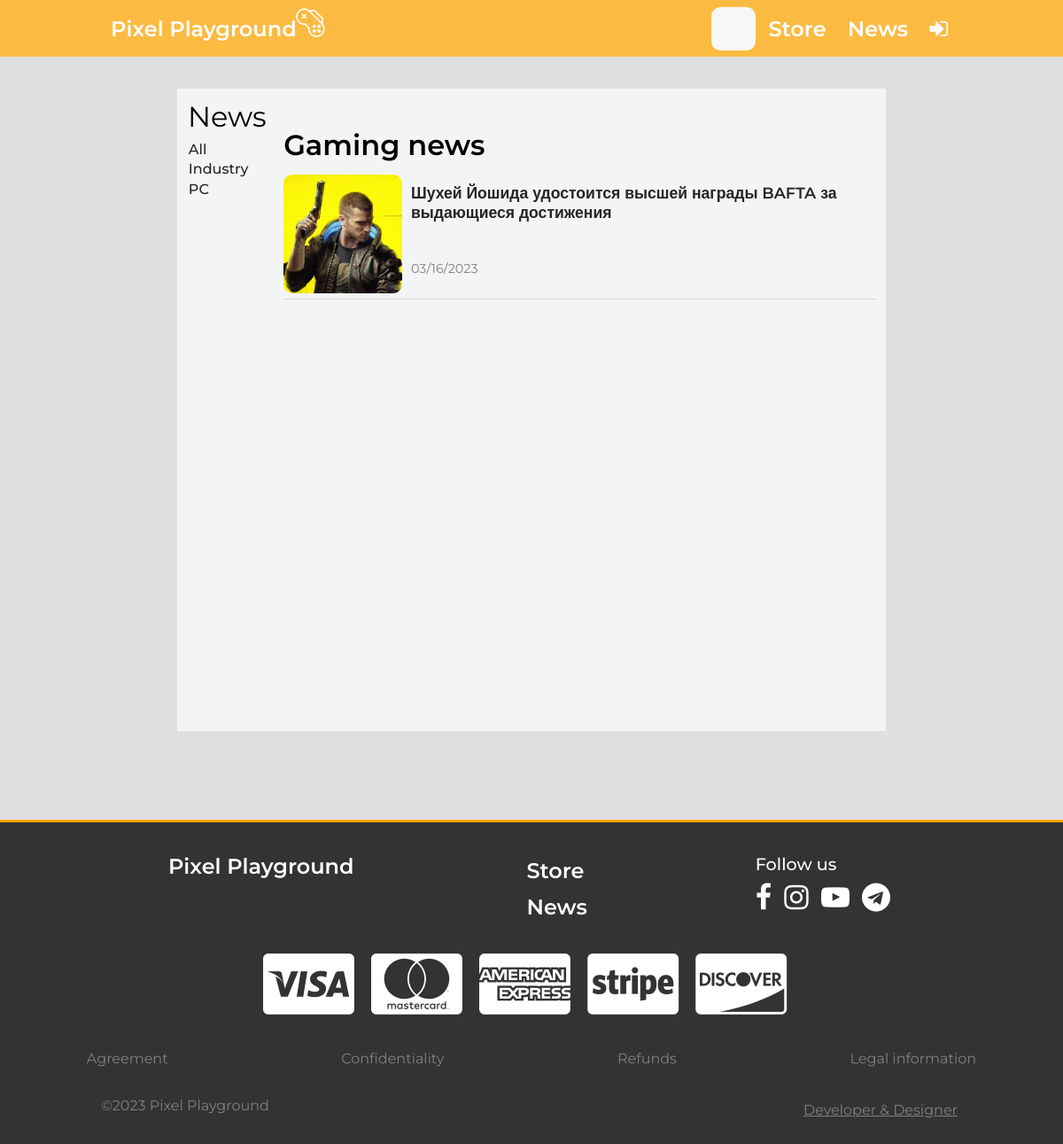
Page /news/industry/ on the earlier database version.
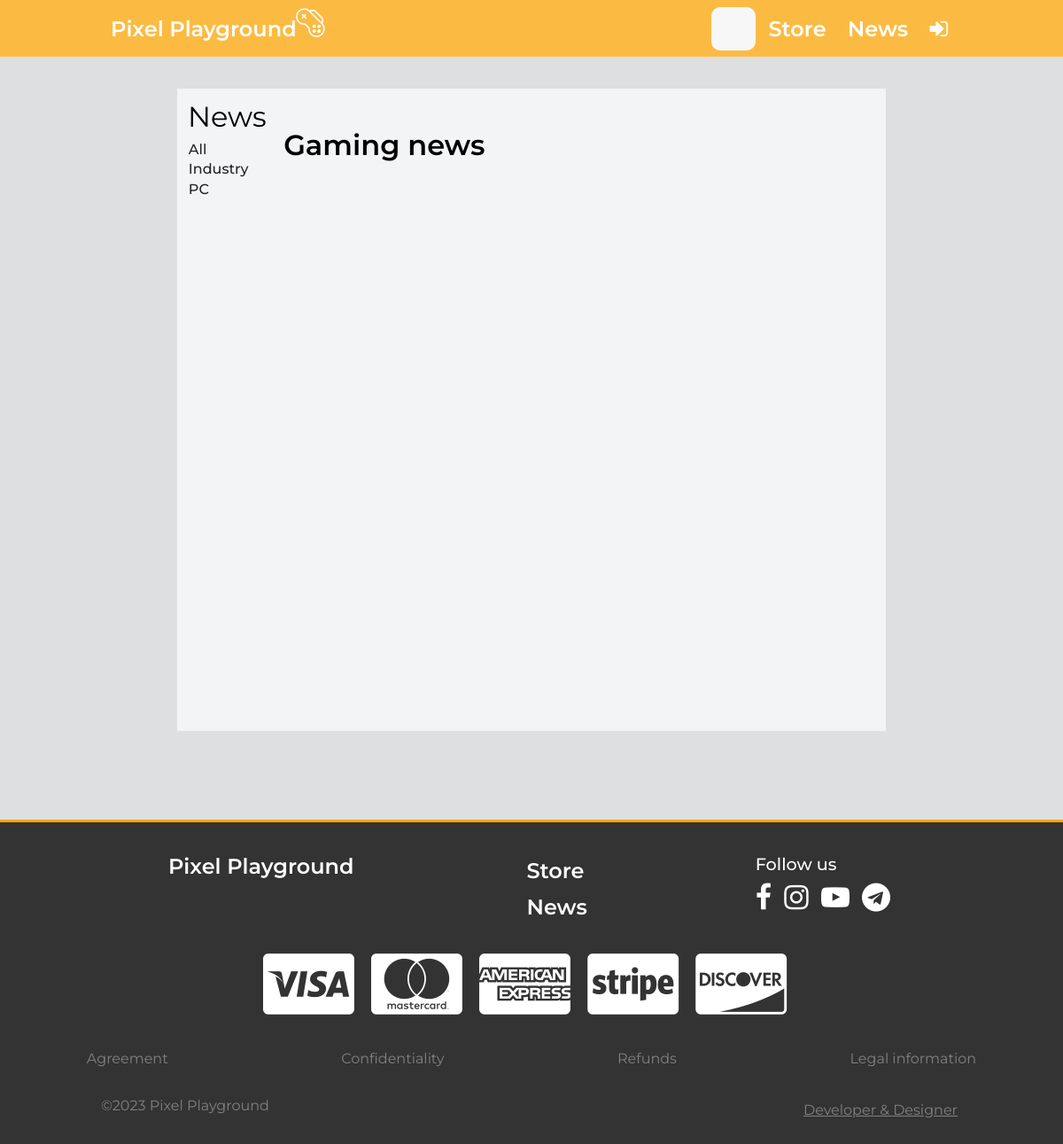
Same page on the later database version.
### news/models.py (models this page shows, shortened)
class Tag(models.Model):
    name = models.CharField(max_length=200)
    slug = models.SlugField(max_length=200, editable=False)
    def __str__(self):
        return self.name

class Article(models.Model):
    title = models.CharField(max_length=200)
    url = models.URLField(unique=True)
    short_description = models.CharField(max_length=200, blank=True)
    image = models.TextField()
    tags = models.ManyToManyField('Tag', verbose_name='Tags', blank=True)
    created_at = models.DateTimeField(auto_now_add=True)
    slug = models.SlugField(default='', editable=False)

### news/views.py (the view)
# urls.py: path('<slug:slug>/', NewsPageListView.as_view(), name='tags-news')
class NewsPageListView(ListView):
    template_name = 'news/news_page.html'
    model = Article
    def get_context_data(self, **kwargs):
        context = super().get_context_data(**kwargs)
        slug = self.kwargs.get('slug')
        if slug:
            tag = Tag.objects.get(slug=slug)
            articles = Article.objects.filter(tags__pk=tag.pk).order_by('-id')
        else:
            articles = Article.objects.all().order_by('-id')
        tags = Tag.objects.all()
        context.update({
            'articles': articles,
            'tags': tags,
            'title': 'News'
        })
        return context

### templates/news/news_page.html (shortened to what this page needs)
{% extends 'base.html' %}
{% block content %}
<div class="news__page">
    <div class="content">
        <div class="left__side">
            <h1 class="tags__title">News</h1>
            <div class="tags">
                <a href="{% url 'news' %}" class="tag__link">All</a>
                {% for tag in tags %}
                    <a href="{% url 'tags-news' tag.slug %}" class="tag__link">{{ tag }}</a>
                {% endfor %}
            </div>
        </div>
        <div class="right__side">
            <h1 class="articles__title">Gaming news</h1>
            <div class="articles">
                {% for article in articles %}
                <div class="card">
                    <img src="{{ article.image }}" alt="{{ article.title }}-image" class="article__image">
                    <div class="main">
                        <a href="{{ article.url }}" target="_blank" class="article__link">{{ article.title }}</a>
                        <p class="article__created">{{ article.created_at|date:"SHORT_DATE_FORMAT"}}</p>
                    </div>
                </div>
                {% endfor %}
            </div>
        </div>
    </div>
</div>
{% endblock %}

Differences in the rows shown:
removed Article: image (picture), title "Шухей Йошида удостоится высшей награды BAFTA за выдающиеся достижения", created_at "03/16/2023"
